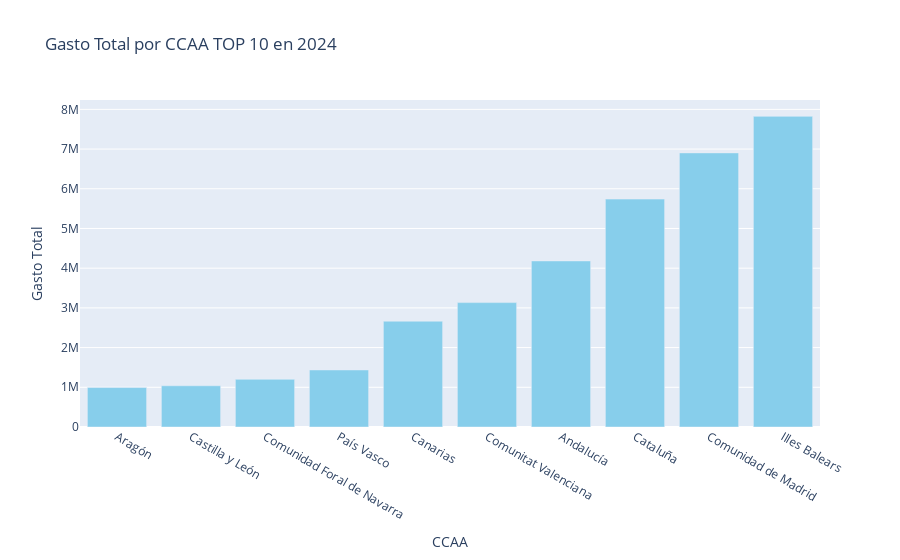
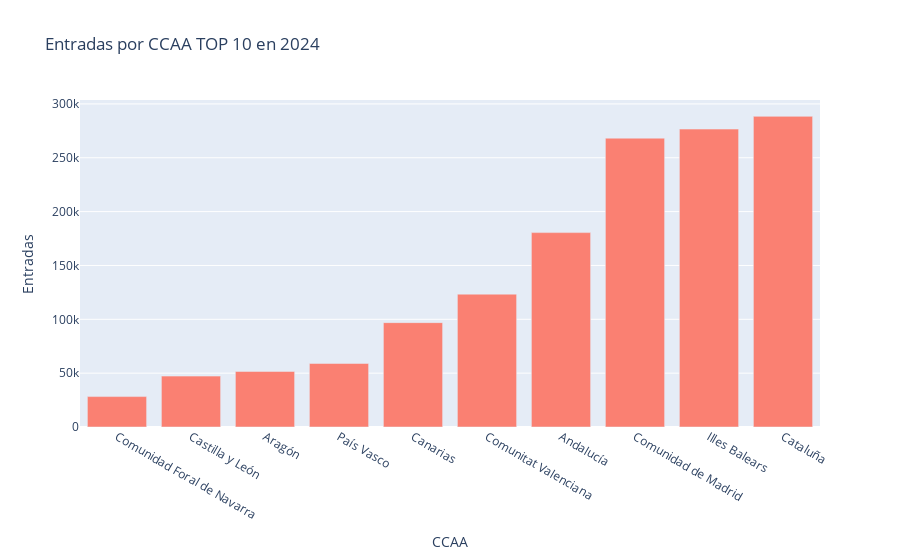

Notebook cell for these charts, in order:
### Markdown cell above
Gasto total y entradas en el 2024

### Code cell
# Filtrar los datos por el año 2024
df_2024 = df[df['Year'] == 2024]

# Agrupar y sumar los datos por Comunidad y Provincia
ccaa_summary = df_2024.groupby('Comunidad')[['Gasto total', 'Nro entradas']].sum()
provincia_summary = df_2024.groupby('Provincia')[['Gasto total', 'Nro entradas']].sum()

# Resetear los índices
ccaa_summary = ccaa_summary.reset_index()
provincia_summary = provincia_summary.reset_index()

# Ordenar los datos
ccaa_summary_sorted_gasto = ccaa_summary.sort_values('Gasto total')
ccaa_summary_sorted_entradas = ccaa_summary.sort_values('Nro entradas')
provincia_summary_sorted_gasto = provincia_summary.sort_values('Gasto total')
provincia_summary_sorted_entradas = provincia_summary.sort_values('Nro entradas')

# Seleccionar el top 10 de entradas y ordenar
top_10_entradas_2024 = ccaa_summary_sorted_entradas.nlargest(10, 'Nro entradas').sort_values('Nro entradas')

# Crear los gráficos
# Gasto Total por CCAA
fig_ccaa_gasto = px.bar(ccaa_summary_sorted_gasto[-10:], 
                        x='Comunidad', 
                        y='Gasto total', 
                        title='Gasto Total por CCAA TOP 10 en 2024', 
                        labels={'Gasto total': 'Gasto Total', 'Comunidad': 'CCAA'}, 
                        color_discrete_sequence=['skyblue'])

# Entradas por CCAA
fig_ccaa_entradas = px.bar(top_10_entradas_2024, 
                           x='Comunidad', 
                           y='Nro entradas', 
                           title='Entradas por CCAA TOP 10 en 2024', 
                           labels={'Nro entradas': 'Entradas', 'Comunidad': 'CCAA'}, 
                           color_discrete_sequence=['salmon'])

# Mostrar gráficos
fig_ccaa_gasto.show()
fig_ccaa_entradas.show()

### Figure 1 — Plotly figure (JSON) as saved in the notebook; plotly's stock layout.template omitted (floating-point values rounded to 4 significant figures)
{"data": [{"alignmentgroup": "True", "hovertemplate": "CCAA=%{x}<br>Gasto Total=%{y}<extra></extra>", "legendgroup": "", "marker": {"color": "skyblue", "pattern": {"shape": ""}}, "name": "", "offsetgroup": "", "orientation": "v", "showlegend": false, "textposition": "auto", "type": "bar", "x": ["Aragón", "Castilla y León", "Comunidad Foral de Navarra", "País Vasco", "Canarias", "Comunitat Valenciana", "Andalucía", "Cataluña", "Comunidad de Madrid", "Illes Balears"], "xaxis": "x", "y": [993400.0, 1038000.0, 1201000.0, 1436000.0, 2664000.0, 3133000.0, 4182000.0, 5740000.0, 6903000.0, 7824000.0], "yaxis": "y"}], "layout": {"barmode": "relative", "legend": {"tracegroupgap": 0}, "title": {"text": "Gasto Total por CCAA TOP 10 en 2024"}, "xaxis": {"anchor": "y", "domain": [0, 1], "title": {"text": "CCAA"}}, "yaxis": {"anchor": "x", "domain": [0, 1], "title": {"text": "Gasto Total"}}}}

### Figure 2 — Plotly figure (JSON) as saved in the notebook; plotly's stock layout.template omitted (floating-point values rounded to 4 significant figures)
{"data": [{"alignmentgroup": "True", "hovertemplate": "CCAA=%{x}<br>Entradas=%{y}<extra></extra>", "legendgroup": "", "marker": {"color": "salmon", "pattern": {"shape": ""}}, "name": "", "offsetgroup": "", "orientation": "v", "showlegend": false, "textposition": "auto", "type": "bar", "x": ["Comunidad Foral de Navarra", "Castilla y León", "Aragón", "País Vasco", "Canarias", "Comunitat Valenciana", "Andalucía", "Comunidad de Madrid", "Illes Balears", "Cataluña"], "xaxis": "x", "y": [28248, 47252, 51589, 58988, 96918, 123358, 180506, 268212, 276637, 288461], "yaxis": "y"}], "layout": {"barmode": "relative", "legend": {"tracegroupgap": 0}, "title": {"text": "Entradas por CCAA TOP 10 en 2024"}, "xaxis": {"anchor": "y", "domain": [0, 1], "title": {"text": "CCAA"}}, "yaxis": {"anchor": "x", "domain": [0, 1], "title": {"text": "Entradas"}}}}
